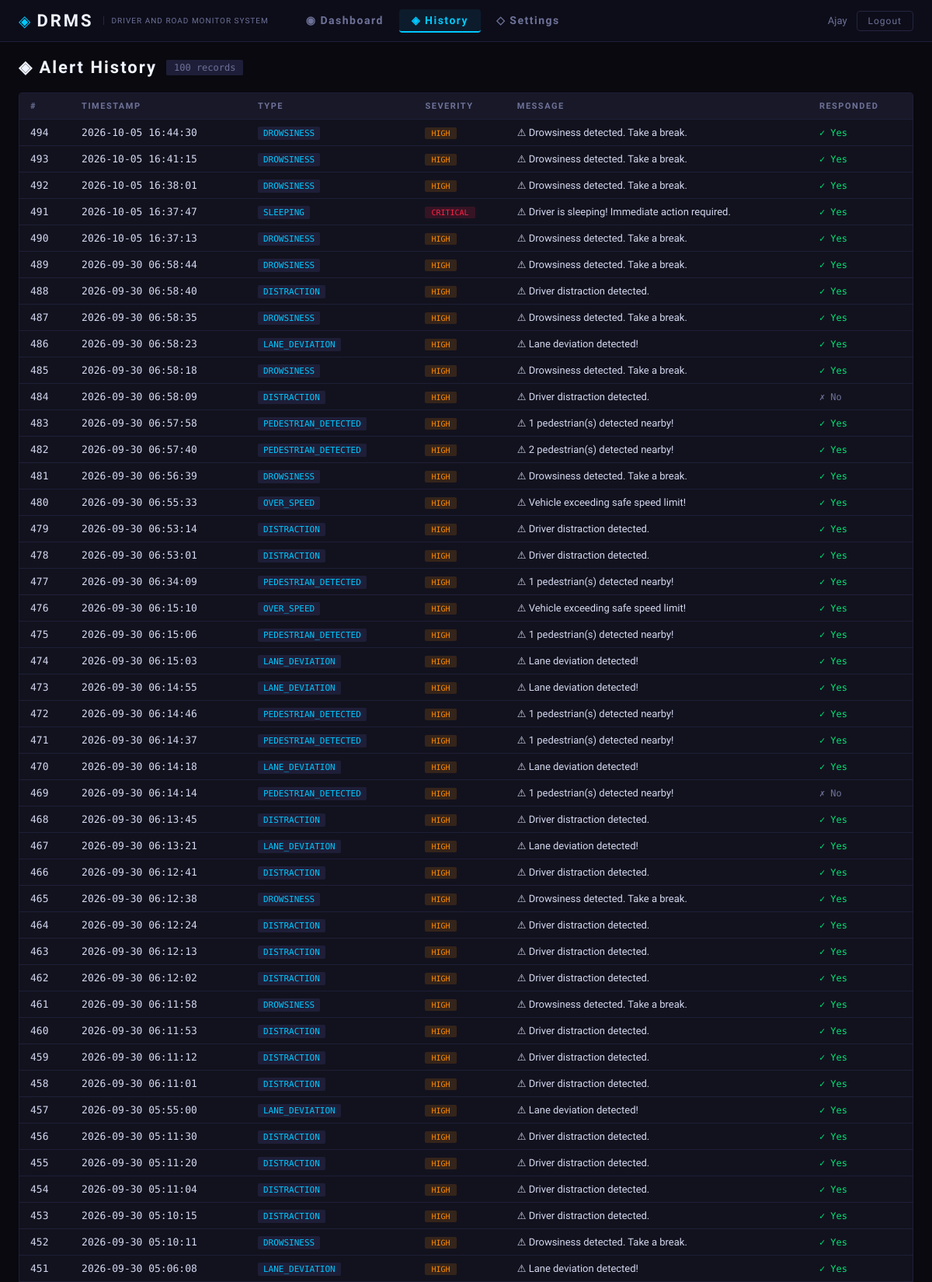
The app's page /history (signed in, upper part) with its own data.
### database/db.py (models this page shows)
class Alert(Base):
    __tablename__ = 'alerts'
    id         = Column(Integer, primary_key=True)
    alert_type = Column(String(50), nullable=False)   # e.g. 'DROWSINESS', 'LANE_DEVIATION'
    severity   = Column(String(20), nullable=False)   # 'LOW', 'MEDIUM', 'HIGH', 'CRITICAL'
    message    = Column(Text)
    timestamp  = Column(DateTime, default=datetime.utcnow)
    responded  = Column(Boolean, default=False)
    emergency_messages = relationship('EmergencyMessage', back_populates='alert', cascade='all, delete')

### app.py (the view)
@app.route('/history')
def history():
    if 'user_id' not in session:
        return redirect(url_for('login'))
    alerts = get_alert_history(limit=100)
    return render_template('history.html', alerts=alerts,
                           user_name=session.get('user_name', 'Driver'))

### database/db.py (called while the page is built)
def get_db():
    return SessionLocal()

def get_alert_history(limit: int = 50):
    db = get_db()
    try:
        return (db.query(Alert)
                  .order_by(Alert.timestamp.desc())
                  .limit(limit)
                  .all())
    finally:
        db.close()

### templates/history.html (shortened to what this page needs)
{% extends "base.html" %}
{% block content %}
<div class="page-header">
  <h2>◈ Alert History</h2>
  <span class="record-count">{{ alerts|length }} records</span>
</div>
<div class="history-table-wrap">
  <table class="history-table">
    <thead>
      <tr>
        <th>#</th>
        <th>Timestamp</th>
        <th>Type</th>
        <th>Severity</th>
        <th>Message</th>
        <th>Responded</th>
      </tr>
    </thead>
    <tbody>
      {% if alerts %}
        {% for a in alerts %}
        <tr class="row-{{ a.severity | lower }}">
          <td class="mono">{{ a.id }}</td>
          <td class="mono">{{ a.timestamp.strftime('%Y-%m-%d %H:%M:%S') }}</td>
          <td><span class="type-badge">{{ a.alert_type }}</span></td>
          <td><span class="severity-badge sev-{{ a.severity | lower }}">{{ a.severity }}</span></td>
          <td>{{ a.message }}</td>
          <td>{% if a.responded %}<span class="responded-yes">✓ Yes</span>{% else %}<span class="responded-no">✗ No</span>{% endif %}</td>
        </tr>
        {% endfor %}
      {% else %}
        <tr><td colspan="6" class="no-data">No alerts recorded yet.</td></tr>
      {% endif %}
    </tbody>
  </table>
</div>
{% endblock %}

### templates/base.html (shortened to what this page needs)
<!DOCTYPE html>
<html lang="en">
<head>
  <link rel="stylesheet" href="{{ url_for('static', filename='css/style.css', v='2') }}"/>
</head>
<body{% block body_class %}{% endblock %}>
  {% block nav %}
  <nav class="topnav">
    <div class="nav-brand">
      <span class="brand-icon">◈</span>
      <span class="brand-name"><a href="{{ url_for('landing') }}" style="color: inherit; text-decoration: none;">DRMS</a></span>
      <span class="brand-sub">Driver And Road Monitor System</span>
    </div>
    <div class="nav-links">
      <a href="{{ url_for('dashboard') }}" class="nav-link {% if request.endpoint == 'dashboard' %}active{% endif %}">
        ◉ Dashboard
      </a>
      <a href="{{ url_for('history') }}" class="nav-link {% if request.endpoint == 'history' %}active{% endif %}">
        ◈ History
      </a>
      <a href="{{ url_for('settings') }}" class="nav-link {% if request.endpoint == 'settings' %}active{% endif %}">
        ◇ Settings
      </a>
    </div>
    <div class="nav-user">
      <span class="user-name">{{ user_name }}</span>
      <a href="{{ url_for('logout') }}" class="btn-logout">Logout</a>
    </div>
  </nav>
  {% endblock %}
  {% block main %}
  <main class="main-content">
    {% block content %}{% endblock %}
  </main>
  {% endblock %}
</body>
</html>

### static/css/style.css (style rules this page uses)
:root { --bg: #09090f; --bg2: #0d0d1a; --bg3: #111120; --panel: #12121e; --panel2: #181828; --border: #1e1e38; --border2: #252540; --accent: #00c8ff; --accent2: #0090cc; --warn: #ff8c00; --danger: #ff2244; --success: #00e676; --purple: #7c3aed; --text: #d4d8f0; --text-dim: #6e7298; --text-bright: #f0f4ff; --font-head: 'Rajdhani', sans-serif; --font-body: 'Exo 2', sans-serif; --font-mono: 'Share Tech Mono', monospace; --radius: 4px; --shadow: 0 4px 24px rgba(0,0,0,0.6); }
*, *::before, *::after { box-sizing: border-box; margin: 0; padding: 0; }
html, body { background: var(--bg); color: var(--text); font-family: var(--font-body); font-size: 14px; min-height: 100vh; }
.topnav { display: flex; align-items: center; gap: 0; padding: 0 24px; height: 54px; background: var(--bg2); border-bottom: 1px solid var(--border); position: sticky; top: 0; z-index: 100; }
.nav-brand { display: flex; align-items: center; gap: 8px; margin-right: 32px; }
.brand-icon { color: var(--accent); font-size: 20px; }
.brand-name { font-family: var(--font-head); font-size: 22px; font-weight: 700; color: var(--text-bright); letter-spacing: 3px; }
.brand-sub { font-size: 10px; color: var(--text-dim); text-transform: uppercase; letter-spacing: 1px; border-left: 1px solid var(--border2); padding-left: 10px; margin-left: 4px; }
.nav-links { display: flex; gap: 4px; flex: 1; }
.nav-link { padding: 6px 16px; font-family: var(--font-head); font-size: 14px; font-weight: 600; letter-spacing: 1.5px; color: var(--text-dim); text-decoration: none; border-radius: var(--radius); transition: all 0.2s; }
.nav-link.active { color: var(--accent); background: rgba(0,200,255,0.08); border-bottom: 2px solid var(--accent); }
.nav-user { display: flex; align-items: center; gap: 12px; }
.user-name { font-family: var(--font-head); font-size: 13px; color: var(--text-dim); }
.btn-logout { padding: 5px 14px; background: transparent; border: 1px solid var(--border2); color: var(--text-dim); border-radius: var(--radius); font-family: var(--font-head); font-size: 12px; letter-spacing: 1px; cursor: pointer; transition: all 0.2s; text-decoration: none; }
.main-content { padding: 20px 24px 40px; }
.mono { font-family: var(--font-mono); }
.sev-critical { background: rgba(255,34,68,0.2); color: var(--danger); }
.sev-high { background: rgba(255,140,0,0.2); color: var(--warn); }
.page-header { display: flex; align-items: center; gap: 12px; margin-bottom: 20px; }
.page-header h2 { font-family: var(--font-head); font-size: 22px; letter-spacing: 2px; color: var(--text-bright); }
.record-count { font-family: var(--font-mono); font-size: 12px; background: var(--border); padding: 3px 10px; border-radius: 2px; color: var(--text-dim); }
.history-table-wrap { background: var(--panel); border: 1px solid var(--border); border-radius: var(--radius); overflow: auto; }
.history-table { width: 100%; border-collapse: collapse; font-size: 13px; }
.history-table th { font-family: var(--font-head); font-size: 11px; letter-spacing: 1.5px; text-transform: uppercase; color: var(--text-dim); padding: 10px 14px; background: var(--panel2); border-bottom: 1px solid var(--border); text-align: left; white-space: nowrap; }
.history-table td { padding: 9px 14px; border-bottom: 1px solid var(--border); color: var(--text); }
.type-badge { font-family: var(--font-mono); font-size: 11px; background: var(--border); padding: 2px 7px; border-radius: 2px; color: var(--accent); }
.severity-badge { font-family: var(--font-mono); font-size: 10px; padding: 2px 8px; border-radius: 2px; }
.sev-critical { background: rgba(255,34,68,0.15); color: var(--danger); }
.sev-high { background: rgba(255,140,0,0.15); color: var(--warn); }
.responded-yes { color: var(--success); font-family: var(--font-mono); font-size: 12px; }
.responded-no { color: var(--text-dim); font-family: var(--font-mono); font-size: 12px; }

### records on screen
Alert: id "494", timestamp "2026-10-05 16:44:30", alert_type "DROWSINESS", severity "HIGH", message "⚠ Drowsiness detected. Take a break.", responded "✓ Yes"
Alert: id "493", timestamp "2026-10-05 16:41:15", alert_type "DROWSINESS", severity "HIGH", message "⚠ Drowsiness detected. Take a break.", responded "✓ Yes"
Alert: id "492", timestamp "2026-10-05 16:38:01", alert_type "DROWSINESS", severity "HIGH", message "⚠ Drowsiness detected. Take a break.", responded "✓ Yes"
Alert: id "491", timestamp "2026-10-05 16:37:47", alert_type "SLEEPING", severity "CRITICAL", message "⚠ Driver is sleeping! Immediate action required.", responded "✓ Yes"
Alert: id "490", timestamp "2026-10-05 16:37:13", alert_type "DROWSINESS", severity "HIGH", message "⚠ Drowsiness detected. Take a break.", responded "✓ Yes"
Alert: id "489", timestamp "2026-09-30 06:58:44", alert_type "DROWSINESS", severity "HIGH", message "⚠ Drowsiness detected. Take a break.", responded "✓ Yes"
Alert: id "488", timestamp "2026-09-30 06:58:40", alert_type "DISTRACTION", severity "HIGH", message "⚠ Driver distraction detected.", responded "✓ Yes"
Alert: id "487", timestamp "2026-09-30 06:58:35", alert_type "DROWSINESS", severity "HIGH", message "⚠ Drowsiness detected. Take a break.", responded "✓ Yes"
Alert: id "486", timestamp "2026-09-30 06:58:23", alert_type "LANE_DEVIATION", severity "HIGH", message "⚠ Lane deviation detected!", responded "✓ Yes"
Alert: id "485", timestamp "2026-09-30 06:58:18", alert_type "DROWSINESS", severity "HIGH", message "⚠ Drowsiness detected. Take a break.", responded "✓ Yes"
Alert: id "484", timestamp "2026-09-30 06:58:09", alert_type "DISTRACTION", severity "HIGH", message "⚠ Driver distraction detected.", responded "✗ No"
Alert: id "483", timestamp "2026-09-30 06:57:58", alert_type "PEDESTRIAN_DETECTED", severity "HIGH", message "⚠ 1 pedestrian(s) detected nearby!", responded "✓ Yes"
Alert: id "482", timestamp "2026-09-30 06:57:40", alert_type "PEDESTRIAN_DETECTED", severity "HIGH", message "⚠ 2 pedestrian(s) detected nearby!", responded "✓ Yes"
Alert: id "481", timestamp "2026-09-30 06:56:39", alert_type "DROWSINESS", severity "HIGH", message "⚠ Drowsiness detected. Take a break.", responded "✓ Yes"
Alert: id "480", timestamp "2026-09-30 06:55:33", alert_type "OVER_SPEED", severity "HIGH", message "⚠ Vehicle exceeding safe speed limit!", responded "✓ Yes"
Alert: id "479", timestamp "2026-09-30 06:53:14", alert_type "DISTRACTION", severity "HIGH", message "⚠ Driver distraction detected.", responded "✓ Yes"
Alert: id "478", timestamp "2026-09-30 06:53:01", alert_type "DISTRACTION", severity "HIGH", message "⚠ Driver distraction detected.", responded "✓ Yes"
Alert: id "477", timestamp "2026-09-30 06:34:09", alert_type "PEDESTRIAN_DETECTED", severity "HIGH", message "⚠ 1 pedestrian(s) detected nearby!", responded "✓ Yes"
Alert: id "476", timestamp "2026-09-30 06:15:10", alert_type "OVER_SPEED", severity "HIGH", message "⚠ Vehicle exceeding safe speed limit!", responded "✓ Yes"
Alert: id "475", timestamp "2026-09-30 06:15:06", alert_type "PEDESTRIAN_DETECTED", severity "HIGH", message "⚠ 1 pedestrian(s) detected nearby!", responded "✓ Yes"
Alert: id "474", timestamp "2026-09-30 06:15:03", alert_type "LANE_DEVIATION", severity "HIGH", message "⚠ Lane deviation detected!", responded "✓ Yes"
Alert: id "473", timestamp "2026-09-30 06:14:55", alert_type "LANE_DEVIATION", severity "HIGH", message "⚠ Lane deviation detected!", responded "✓ Yes"
Alert: id "472", timestamp "2026-09-30 06:14:46", alert_type "PEDESTRIAN_DETECTED", severity "HIGH", message "⚠ 1 pedestrian(s) detected nearby!", responded "✓ Yes"
Alert: id "471", timestamp "2026-09-30 06:14:37", alert_type "PEDESTRIAN_DETECTED", severity "HIGH", message "⚠ 1 pedestrian(s) detected nearby!", responded "✓ Yes"
Alert: id "470", timestamp "2026-09-30 06:14:18", alert_type "LANE_DEVIATION", severity "HIGH", message "⚠ Lane deviation detected!", responded "✓ Yes"
Alert: id "469", timestamp "2026-09-30 06:14:14", alert_type "PEDESTRIAN_DETECTED", severity "HIGH", message "⚠ 1 pedestrian(s) detected nearby!", responded "✗ No"
Alert: id "468", timestamp "2026-09-30 06:13:45", alert_type "DISTRACTION", severity "HIGH", message "⚠ Driver distraction detected.", responded "✓ Yes"
Alert: id "467", timestamp "2026-09-30 06:13:21", alert_type "LANE_DEVIATION", severity "HIGH", message "⚠ Lane deviation detected!", responded "✓ Yes"
Alert: id "466", timestamp "2026-09-30 06:12:41", alert_type "DISTRACTION", severity "HIGH", message "⚠ Driver distraction detected.", responded "✓ Yes"
Alert: id "465", timestamp "2026-09-30 06:12:38", alert_type "DROWSINESS", severity "HIGH", message "⚠ Drowsiness detected. Take a break.", responded "✓ Yes"
Alert: id "464", timestamp "2026-09-30 06:12:24", alert_type "DISTRACTION", severity "HIGH", message "⚠ Driver distraction detected.", responded "✓ Yes"
Alert: id "463", timestamp "2026-09-30 06:12:13", alert_type "DISTRACTION", severity "HIGH", message "⚠ Driver distraction detected.", responded "✓ Yes"
Alert: id "462", timestamp "2026-09-30 06:12:02", alert_type "DISTRACTION", severity "HIGH", message "⚠ Driver distraction detected.", responded "✓ Yes"
Alert: id "461", timestamp "2026-09-30 06:11:58", alert_type "DROWSINESS", severity "HIGH", message "⚠ Drowsiness detected. Take a break.", responded "✓ Yes"
Alert: id "460", timestamp "2026-09-30 06:11:53", alert_type "DISTRACTION", severity "HIGH", message "⚠ Driver distraction detected.", responded "✓ Yes"
Alert: id "459", timestamp "2026-09-30 06:11:12", alert_type "DISTRACTION", severity "HIGH", message "⚠ Driver distraction detected.", responded "✓ Yes"
Alert: id "458", timestamp "2026-09-30 06:11:01", alert_type "DISTRACTION", severity "HIGH", message "⚠ Driver distraction detected.", responded "✓ Yes"
Alert: id "457", timestamp "2026-09-30 05:55:00", alert_type "LANE_DEVIATION", severity "HIGH", message "⚠ Lane deviation detected!", responded "✓ Yes"
Alert: id "456", timestamp "2026-09-30 05:11:30", alert_type "DISTRACTION", severity "HIGH", message "⚠ Driver distraction detected.", responded "✓ Yes"
Alert: id "455", timestamp "2026-09-30 05:11:20", alert_type "DISTRACTION", severity "HIGH", message "⚠ Driver distraction detected.", responded "✓ Yes"
Alert: id "454", timestamp "2026-09-30 05:11:04", alert_type "DISTRACTION", severity "HIGH", message "⚠ Driver distraction detected.", responded "✓ Yes"
Alert: id "453", timestamp "2026-09-30 05:10:15", alert_type "DISTRACTION", severity "HIGH", message "⚠ Driver distraction detected.", responded "✓ Yes"
Alert: id "452", timestamp "2026-09-30 05:10:11", alert_type "DROWSINESS", severity "HIGH", message "⚠ Drowsiness detected. Take a break.", responded "✓ Yes"
Alert: id "451", timestamp "2026-09-30 05:06:08", alert_type "LANE_DEVIATION", severity "HIGH", message "⚠ Lane deviation detected!", responded "✓ Yes"

### other values on screen
{{ user_name }} "Ajay"
{{ alerts|length }} "100"
